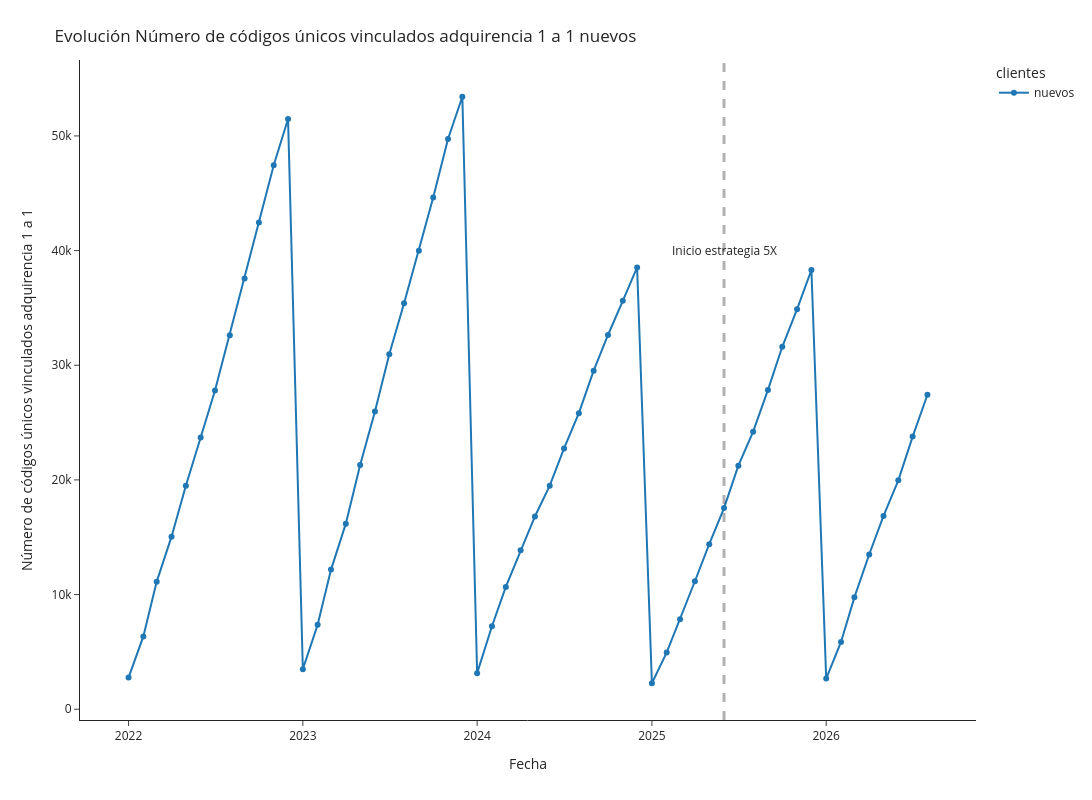

Notebook code cell kept with this figure:
### Code cell
df_plot = pd.concat([df_plot1])
fig = px.line(df_plot, x="fecha", y="cantidad_clientes", color='clientes',markers=True, template='simple_white', width=1600, height=800)
fig.add_vline(x='2025-06-01', line_width=3, line_dash="dash")
fig.update_layout(
    title={
        'text': "Evolución Número de códigos únicos vinculados adquirencia 1 a 1 nuevos",
        'xanchor': 'left',
        'yanchor': 'top'},
    xaxis=dict(
            title=dict(
                text="Fecha"
            )),
    yaxis=dict(
            title=dict(
                text="Número de códigos únicos vinculados adquirencia 1 a 1"
            ))
)
fig.add_annotation(x='2025-06-01', y=40000,
            text="Inicio estrategia 5X",
            showarrow=False,
            arrowhead=1)

### Figure 1 — Plotly figure (JSON) as saved in the notebook; plotly's stock layout.template omitted (floating-point values rounded to 4 significant figures)
{"data": [{"hovertemplate": "clientes=nuevos<br>fecha=%{x}<br>cantidad_clientes=%{y}<extra></extra>", "legendgroup": "nuevos", "line": {"color": "#1F77B4", "dash": "solid"}, "marker": {"symbol": "circle"}, "mode": "markers+lines", "name": "nuevos", "orientation": "v", "showlegend": true, "type": "scatter", "x": ["2026-08-01T00:00:00", "2026-07-01T00:00:00", "2026-06-01T00:00:00", "2026-05-01T00:00:00", "2026-04-01T00:00:00", "2026-03-01T00:00:00", "2026-02-01T00:00:00", "2026-01-01T00:00:00", "2025-12-01T00:00:00", "2025-11-01T00:00:00", "2025-10-01T00:00:00", "2025-09-01T00:00:00", "2025-08-01T00:00:00", "2025-07-01T00:00:00", "2025-06-01T00:00:00", "2025-05-01T00:00:00", "2025-04-01T00:00:00", "2025-03-01T00:00:00", "2025-02-01T00:00:00", "2025-01-01T00:00:00", "2024-12-01T00:00:00", "2024-11-01T00:00:00", "2024-10-01T00:00:00", "2024-09-01T00:00:00", "2024-08-01T00:00:00", "2024-07-01T00:00:00", "2024-06-01T00:00:00", "2024-05-01T00:00:00", "2024-04-01T00:00:00", "2024-03-01T00:00:00", "2024-02-01T00:00:00", "2024-01-01T00:00:00", "2023-12-01T00:00:00", "2023-11-01T00:00:00", "2023-10-01T00:00:00", "2023-09-01T00:00:00", "2023-08-01T00:00:00", "2023-07-01T00:00:00", "2023-06-01T00:00:00", "2023-05-01T00:00:00", "2023-04-01T00:00:00", "2023-03-01T00:00:00", "2023-02-01T00:00:00", "2023-01-01T00:00:00", "2022-12-01T00:00:00", "2022-11-01T00:00:00", "2022-10-01T00:00:00", "2022-09-01T00:00:00", "2022-08-01T00:00:00", "2022-07-01T00:00:00", "2022-06-01T00:00:00", "2022-05-01T00:00:00", "2022-04-01T00:00:00", "2022-03-01T00:00:00", "2022-02-01T00:00:00", "2022-01-01T00:00:00"], "xaxis": "x", "y": [27426, 23778, 19966, 16859, 13495, 9756, 5869, 2669, 38305, 34893, 31609, 27850, 24210, 21240, 17541, 14390, 11159, 7842, 4955, 2264, 38529, 35619, 32639, 29526, 25820, 22743, 19493, 16810, 13864, 10666, 7236, 3144, 53417, 49728, 44622, 39977, 35412, 30959, 25969, 21293, 16181, 12175, 7365, 3491, 51480, 47450, 42447, 37558, 32611, 27788, 23697, 19497, 15050, 11127, 6346, 2756], "yaxis": "y"}], "layout": {"annotations": [{"arrowhead": 1, "showarrow": false, "text": "Inicio estrategia 5X", "x": "2025-06-01", "y": 40000}], "height": 800, "legend": {"title": {"text": "clientes"}, "tracegroupgap": 0}, "margin": {"t": 60}, "shapes": [{"line": {"dash": "dash", "width": 3}, "type": "line", "x0": "2025-06-01", "x1": "2025-06-01", "xref": "x", "y0": 0, "y1": 1, "yref": "y domain"}], "title": {"text": "Evolución Número de códigos únicos vinculados adquirencia 1 a 1 nuevos", "xanchor": "left", "yanchor": "top"}, "width": 1600, "xaxis": {"anchor": "y", "domain": [0, 1], "title": {"text": "Fecha"}}, "yaxis": {"anchor": "x", "domain": [0, 1], "title": {"text": "Número de códigos únicos vinculados adquirencia 1 a 1"}}}}
